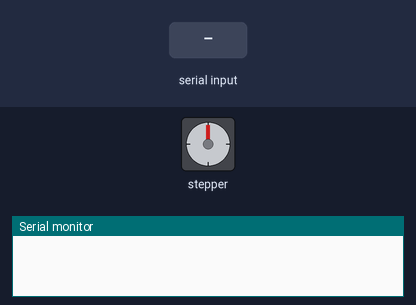
Bench run of a sketch on a simulated Arduino Uno, built with avr-gcc and run on an emulated ATmega328P. Parts: stepper motor, the last lines printed to the serial monitor. Wiring (inferred from the names in the program): stepper motor (200 steps per turn assumed): coils pin 8, pin 9, pin 10, pin 11. The inputs (shaded band) are chosen by the test bench.

Above: at 1.2 s.
1.3 s: "R" received over Serial
At 2.5 s:
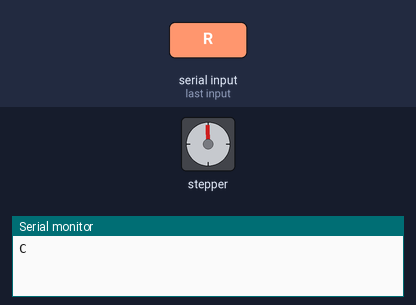
2.8 s: "r" received over Serial
At 3.7 s:
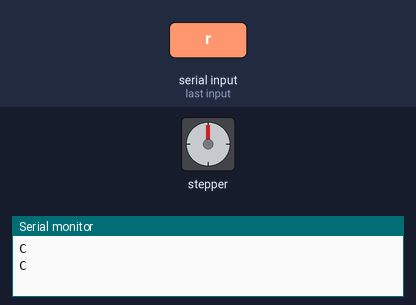
Timing chart, 0 to 5.8 s (numbered marks = the images above; inputs shaded):
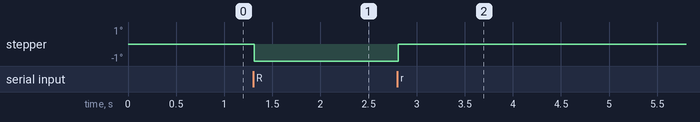

The sketch:

motor_step_video.ino
```cpp
// Programa: Ponte H L298N com controle serial para scanner 3D
// Motor de passo controlado via comando 'R'
// Sinaliza com 'C' após cada giro e 'Q' ao completar 360º

const int IN1 = 8;
const int IN2 = 9;
const int IN3 = 10;
const int IN4 = 11;

const int tempo = 10;  // ms entre passos
const int STEPS_PER_CLICK = 1;  // passos por comando R

// Quantidade total de passos para completar 360º (ajuste conforme seu motor / redução)
const int TOTAL_STEPS_360 = 200;

int currentStep = 0;
int totalSteps = 0;

void setup() {
  pinMode(IN1, OUTPUT);
  pinMode(IN2, OUTPUT);
  pinMode(IN3, OUTPUT);
  pinMode(IN4, OUTPUT);

  Serial.begin(9600);
  // Serial.println("Scanner pronto. Envie 'R' para girar.");
}

void passo(int seq) {
  switch(seq) {
    case 0:
      digitalWrite(IN1, HIGH);
      digitalWrite(IN2, LOW);
      digitalWrite(IN3, LOW);
      digitalWrite(IN4, HIGH);
      break;
    case 1:
      digitalWrite(IN1, LOW);
      digitalWrite(IN2, HIGH);
      digitalWrite(IN3, LOW);
      digitalWrite(IN4, HIGH);
      break;
    case 2:
      digitalWrite(IN1, LOW);
      digitalWrite(IN2, HIGH);
      digitalWrite(IN3, HIGH);
      digitalWrite(IN4, LOW);
      break;
    case 3:
      digitalWrite(IN1, HIGH);
      digitalWrite(IN2, LOW);
      digitalWrite(IN3, HIGH);
      digitalWrite(IN4, LOW);
      break;
  }
  delay(tempo);
}

void desligarMotor() {
  digitalWrite(IN1, LOW);
  digitalWrite(IN2, LOW);
  digitalWrite(IN3, LOW);
  digitalWrite(IN4, LOW);
}

void loop() {
  if (Serial.available() > 0) {
    char c = Serial.read();

    if (c == 'R' || c == 'r') {
      for (int i = 0; i < STEPS_PER_CLICK; i++) {
        passo(currentStep);
        currentStep = (currentStep + 1) % 4;
        totalSteps++;
      }

      desligarMotor();

      if (totalSteps >= TOTAL_STEPS_360) {
        Serial.println("Q");  // sinaliza final da rotação completa
        totalSteps = 0;       // reseta para nova rotação se quiser continuar
      } else {
        Serial.println("C");  // sinaliza pronto para próxima captura
      }

      // limpa buffer residual
      while (Serial.available() > 0) {
        Serial.read();
      }
    }
  }
}
```
